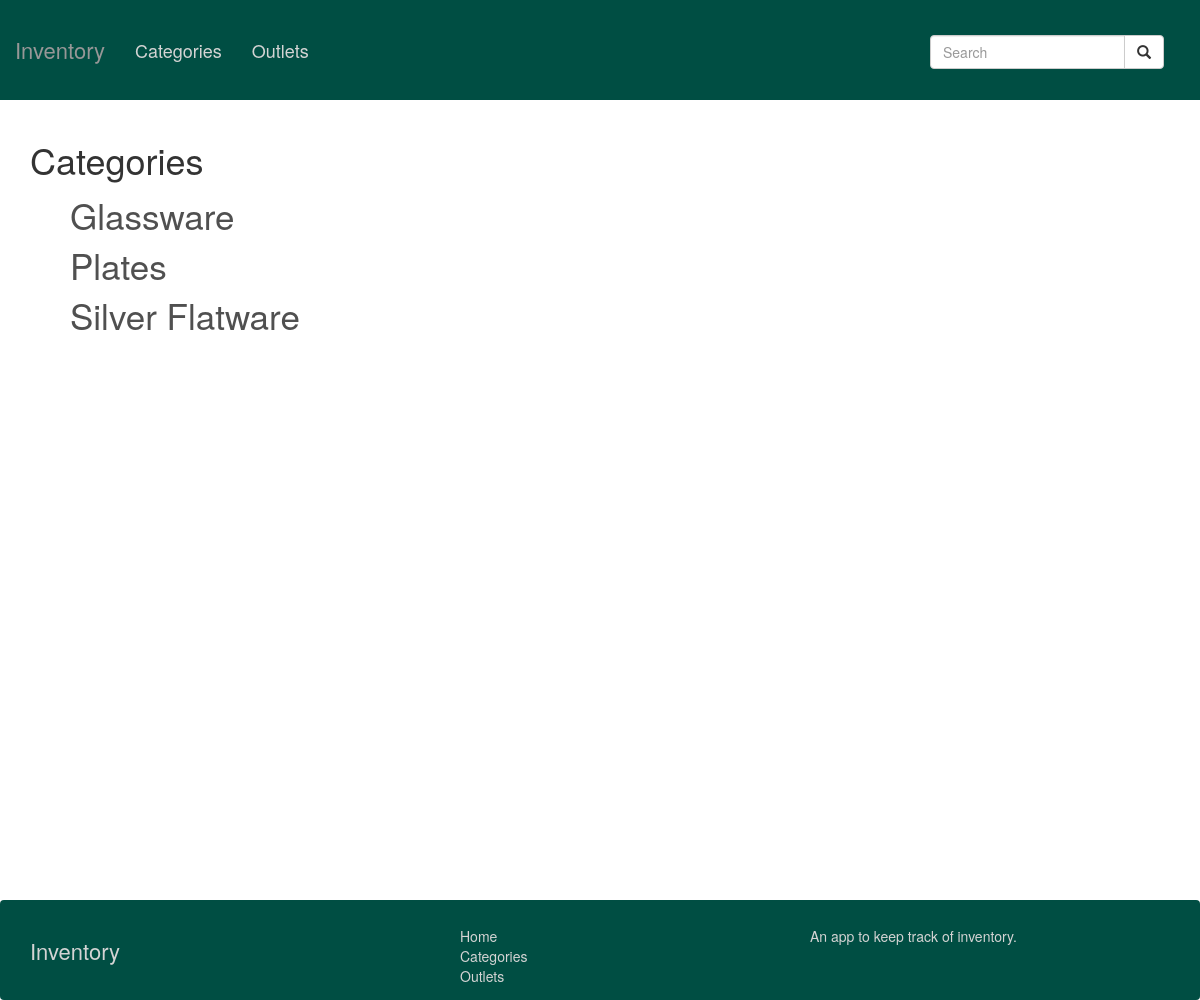
Page /categories/ on the earlier database version.
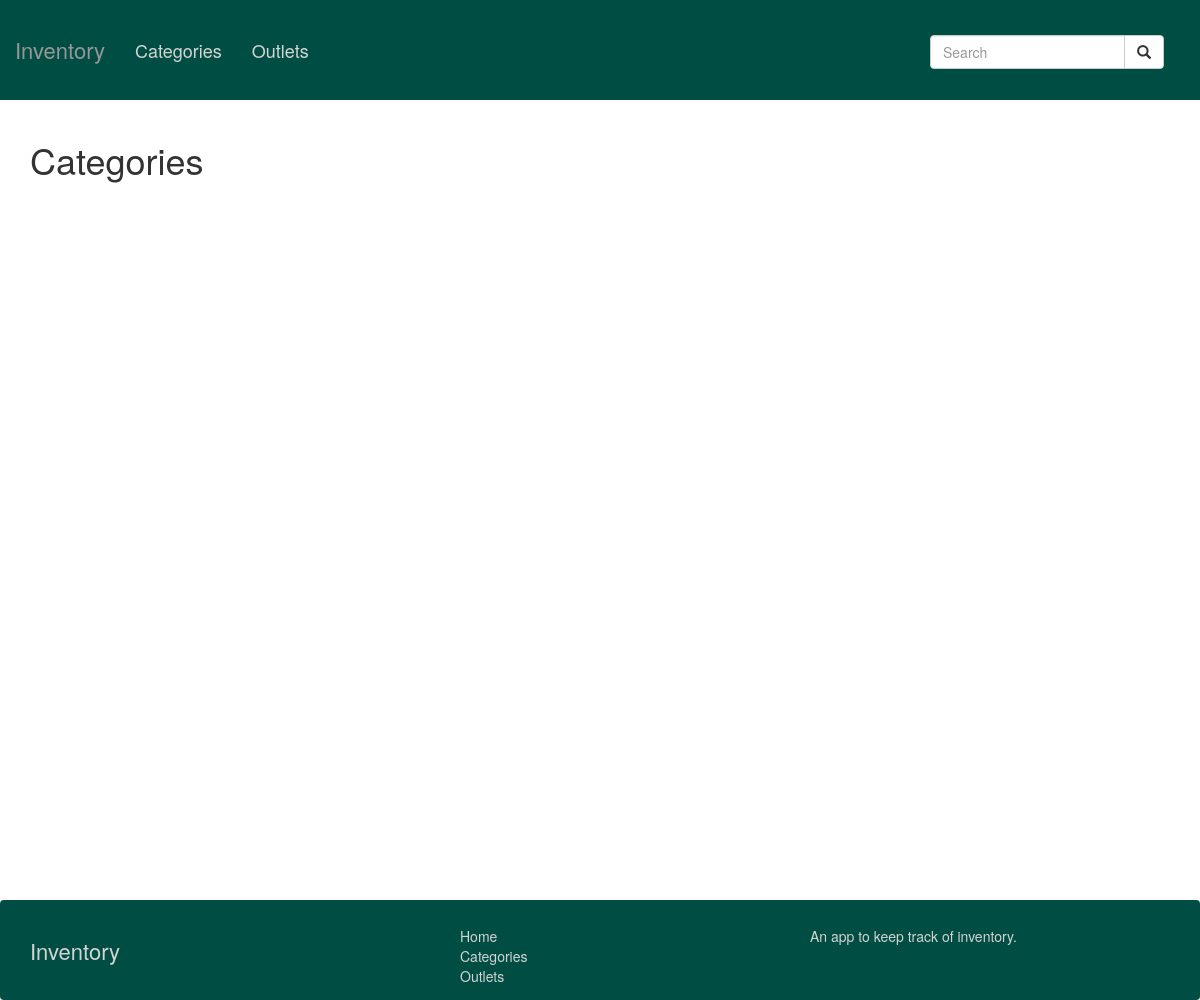
Same page on the later database version.
### inventory_app/models.py (models this page shows, shortened)
class Category(models.Model):
  name = models.CharField(max_length=50, blank=False)

### inventory_app/views.py (the view)
# urls.py: url(r'^categories/', views.categories, name='categories'),
def categories(request):
  categories = Category.objects.all().order_by('name')
  t = loader.get_template('categories.html')
  c = Context({ 'categories': categories, })
  return HttpResponse(t.render(c))

### templates/categories.html
{% extends '_base.html' %}
{% block content %}
<h1>Categories</h1>
<ul class="name-list">
  {% for category in categories %}
  <li><a href="/category/{{ category.id }}">{{ category.name }}</a></li>
  {% endfor %}
</ul>
{% endblock %}

Differences in the rows shown:
removed Category: name "Glassware"
removed Category: name "Plates"
removed Category: name "Silver Flatware"
